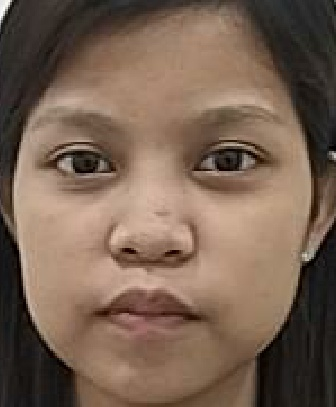
#> input picture dataset/Charlene Cortes_User.1.102.jpg, 336 x 407 px; its folder holds only this picture in this run
$ python trainingdemo.py
#> lines starting #> are read from the running program, lines starting #| are printed output that depends on the picture
import cv2
import numpy as np
from PIL import Image, ImageEnhance,ImageFilter
import os

recognizer = cv2.face.LBPHFaceRecognizer_create()

# Define the path using a raw string
path = r"dataset"

def preprocess_image(image_path):
    """ Load an image, convert to grayscale, resize, and enhance. """
    face_image = Image.open(image_path).convert('L')
    # Resize image to ensure uniformity
    face_image = face_image.resize((200, 200), Image.Resampling.LANCZOS)
    # Optionally enhance the image by adjusting contrast and sharpness
    enhancer = ImageEnhance.Contrast(face_image)
    face_image = enhancer.enhance(1.5)
    enhancer = ImageEnhance.Sharpness(face_image)
    face_image = enhancer.enhance(2.0)
    face_np = np.array(face_image, 'uint8')
    return face_np

def getImageID(path):
#> called with path = 'dataset'
    image_paths = []
    for root, dirs, files in os.walk(path):
        for file in files:
            if file.endswith(('.png', '.jpg', '.jpeg')):
                image_paths.append(os.path.join(root, file))

    print("Image paths found:", image_paths)
    faces = []
    ids = []

    if not image_paths:
        print("No images found. Check the directory path and image file extensions.")
        return ids, faces

    for image_path in image_paths:
        face_np = preprocess_image(image_path)
#> in preprocess_image, `face_image = Image.open(image_path).convert('L')`:
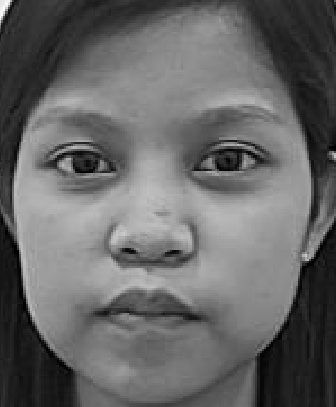
#> face_image: PIL image 336x407 L; min 0, max 255, mean 102.4
#> in preprocess_image, `face_image = face_image.resize((200, 200), Image.Resampling.LANCZOS)`:
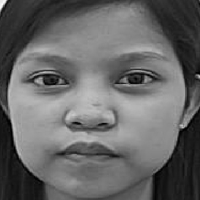
#> face_image: PIL image 200x200 L; min 0, max 250, mean 102.4
#> in preprocess_image, `face_image = enhancer.enhance(1.5)`:
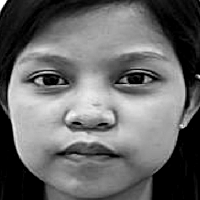
#> face_image: PIL image 200x200 L; min 0, max 255, mean 104.1

        filename = os.path.basename(image_path)
        try:
            id_part = filename.split('_')[1]
            user_id = int(id_part.split('.')[1])  # Split by '.' and take the second part as ID
        except Exception as e:
            print(f"Failed to process file {filename}: {e}")
            continue

        # Add the original face and augmented versions
        faces.append(face_np)
        ids.append(user_id)

        # Data augmentation: flipping the image
        flipped_img = np.fliplr(face_np)
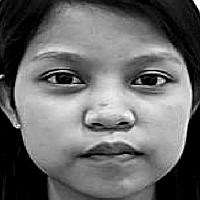
#> flipped_img: shape (200, 200); min 0, max 255, mean 104.4
        faces.append(flipped_img)
        ids.append(user_id)

        cv2.imshow("Training", face_np)
        if cv2.waitKey(10) & 0xFF == ord('q'):
#> (key q is pressed here)
            break

    cv2.destroyAllWindows()
    return ids, faces

IDs, face_data = getImageID(path)
#> IDs = [1, 1]; face_data = 2 items
print("IDs:", IDs)
#| IDs: [1, 1]
print("Number of faces loaded:", len(face_data))
#| Number of faces loaded: 2

if len(face_data) > 1:
    recognizer.train(face_data, np.array(IDs))
    recognizer.write("Trainer.yml")
    print("Training Completed............")
else:
    print("Insufficient data for training. Need more than one sample.")

$ run again, on dataset/Charlene Cortes_User.1.213.jpg
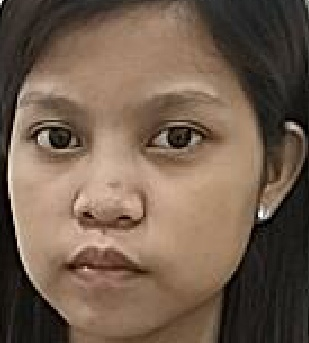
#> input picture dataset/Charlene Cortes_User.1.213.jpg, 309 x 343 px
#> in preprocess_image, `face_image = enhancer.enhance(1.5)`:
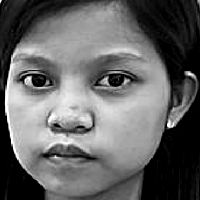
#> face_image: PIL image 200x200 L; min 0, max 255, mean 100.4
#> in getImageID, `flipped_img = np.fliplr(face_np)`:
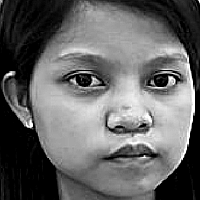
#> flipped_img: shape (200, 200); min 0, max 255, mean 100.7
#> IDs = [1, 1]; face_data = 2 items
#| IDs: [1, 1]
#| Number of faces loaded: 2

$ run again, on dataset/Charlene Cortes_User.1.24.jpg
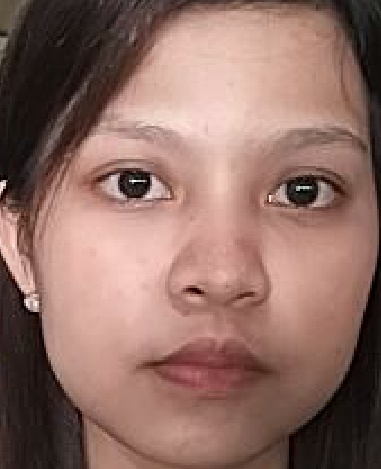
#> input picture dataset/Charlene Cortes_User.1.24.jpg, 381 x 469 px
#> in preprocess_image, `face_image = enhancer.enhance(1.5)`:
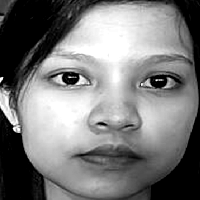
#> face_image: PIL image 200x200 L; min 0, max 255, mean 122.1
#> in getImageID, `flipped_img = np.fliplr(face_np)`:
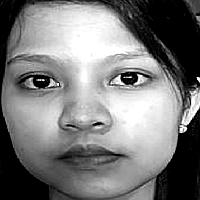
#> flipped_img: shape (200, 200); min 0, max 255, mean 122.3
#> IDs = [1, 1]; face_data = 2 items
#| IDs: [1, 1]
#| Number of faces loaded: 2

$ run again, on dataset/Charlene Cortes_User.1.118.jpg
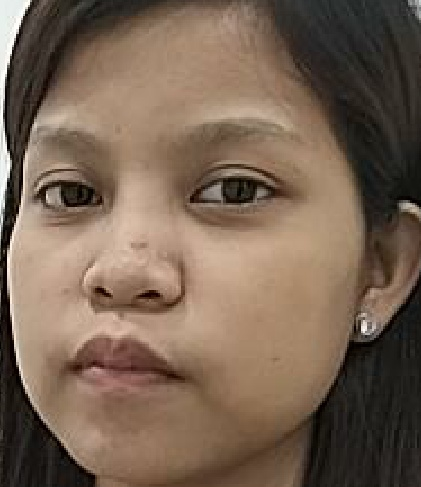
#> input picture dataset/Charlene Cortes_User.1.118.jpg, 421 x 487 px
#> in preprocess_image, `face_image = enhancer.enhance(1.5)`:
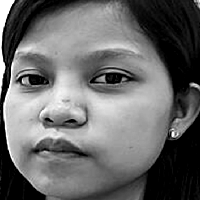
#> face_image: PIL image 200x200 L; min 0, max 255, mean 104.6
#> in getImageID, `flipped_img = np.fliplr(face_np)`:
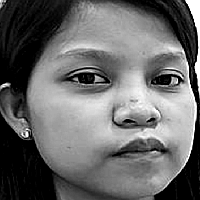
#> flipped_img: shape (200, 200); min 0, max 255, mean 104.8
#> IDs = [1, 1]; face_data = 2 items
#| IDs: [1, 1]
#| Number of faces loaded: 2
